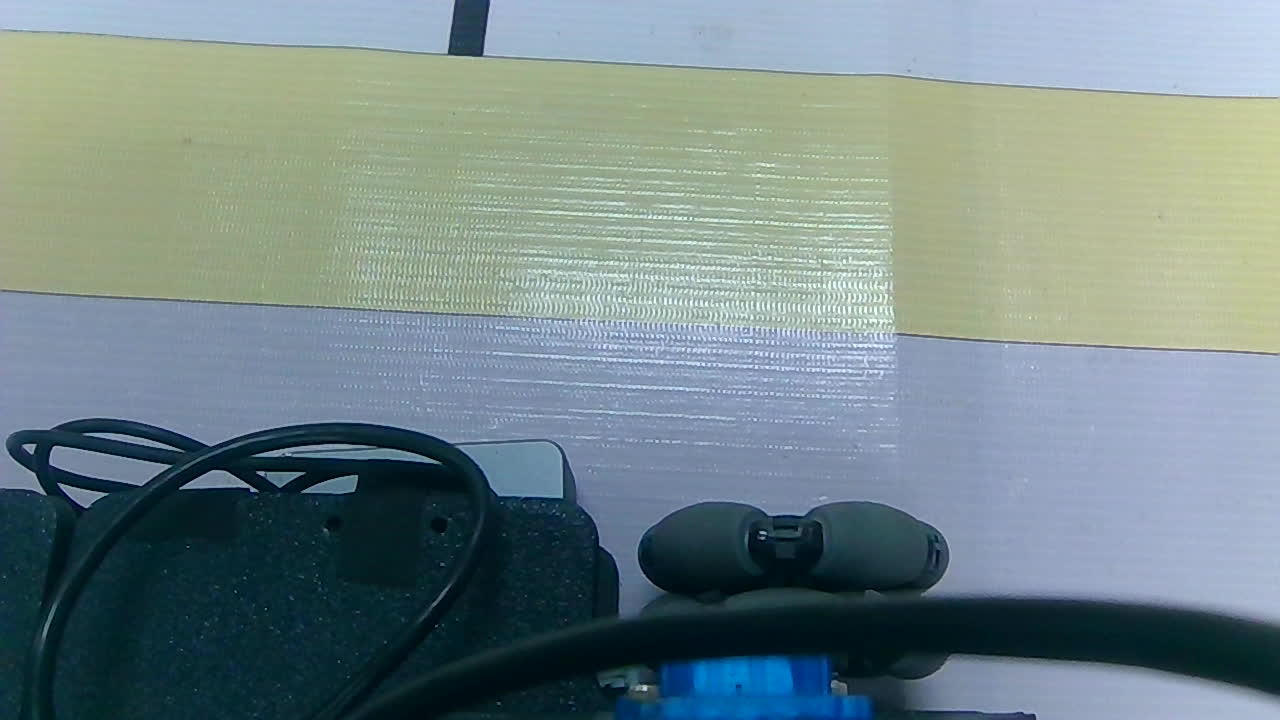
#> input picture photo.jpg, 1280 x 720 px, given in place of the camera
$ python opencv.py
#> lines starting #> are read from the running program, lines starting #| are printed output that depends on the picture; after the words box and inside, x2 and y2 are one past the last pixel; in counts of white or black regions, pixels touching at a corner belong together
import cv2
import numpy as np
import serial
import time
import math

# 初始化串口通信
# [4 lines left out: function init_serial, not called in this run]

# 初始化摄像头
def init_camera(camera_id=0):
#> in main, frame is the input picture: shape (720, 1280, 3); mean B, G, R 136.9, 135, 116.7
    return cv2.VideoCapture(camera_id)

# 图像处理和直线检测
def process_frame(frame, left_lower_hsv, left_upper_hsv, right_lower_hsv, right_upper_hsv, kernel):
    height, width = frame.shape[:2]
    x1, y1, x2, y2 = width // 4, height // 3, 3 * width // 4, 3 * height // 4

    # 截取ROI区域
    roi = frame[y1:y2, x1:x2]
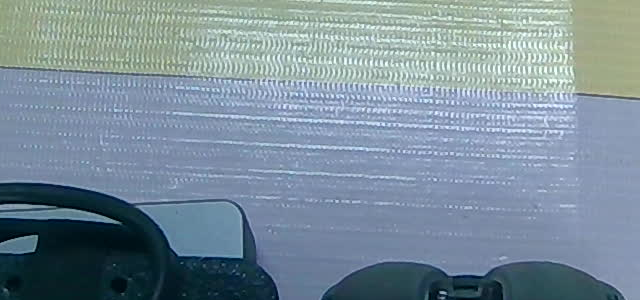
#> roi: shape (300, 640, 3); mean B, G, R 154.5, 141.8, 122.7

    # 将图像从BGR转换为HSV
    hsv_image = cv2.cvtColor(frame, cv2.COLOR_BGR2HSV)
#> hsv_image: shape (720, 1280, 3); mean H, S, V 82.6, 93.9, 147.7

    # 创建左右颜色掩膜
    left_mask = cv2.inRange(hsv_image, left_lower_hsv, left_upper_hsv)
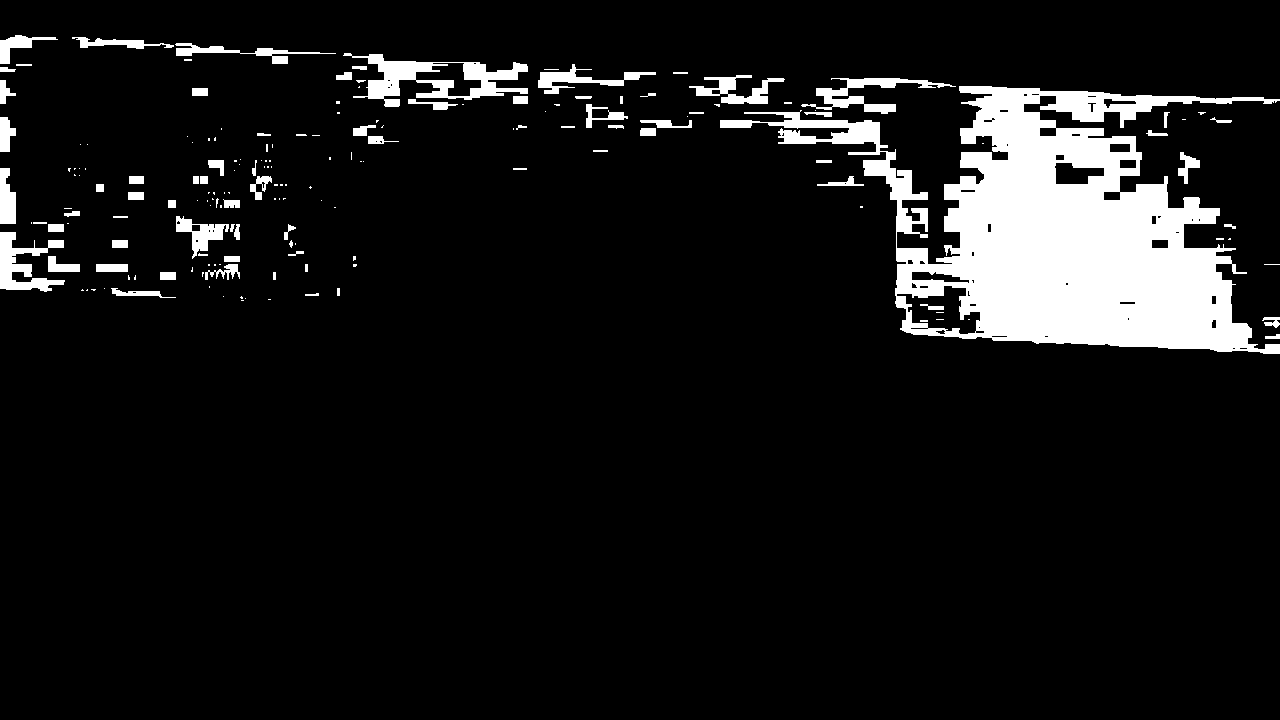
#> left_mask: shape (720, 1280); 8.9% white; 178 white regions (99 under 20 px), largest, box (x1, y1, x2, y2) and area: (720, 86, 1280, 354) 61889, (343, 53, 528, 107) 3616, (0, 232, 65, 292) 1755
    right_mask = cv2.inRange(hsv_image, right_lower_hsv, right_upper_hsv)
#> right_mask: shape (720, 1280); 5.3% white; 94 white regions (57 under 20 px), largest, box (x1, y1, x2, y2) and area: (271, 134, 895, 314) 44745, (320, 48, 751, 72) 977, (524, 133, 576, 144) 354

    # 使用掩膜分割颜色区域
    left_result = cv2.bitwise_and(frame, frame, mask=left_mask)
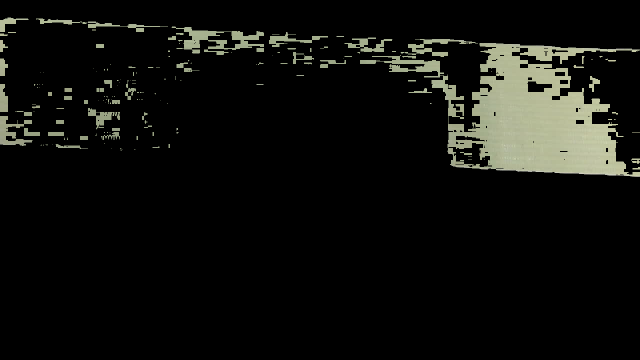
#> left_result: shape (720, 1280, 3) (shown at 1/2 size); mean B, G, R 13.3, 16.2, 15.7
    right_result = cv2.bitwise_and(frame, frame, mask=right_mask)
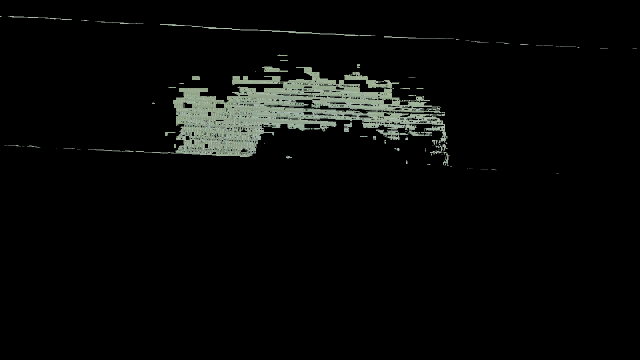
#> right_result: shape (720, 1280, 3) (shown at 1/2 size); mean B, G, R 7.9, 9, 8.1

    # 合并左右分割结果
    combined_result = cv2.addWeighted(left_result, 1, right_result, 1, 0)

    # 去除噪点 - 应用开运算
    combined_result = cv2.morphologyEx(combined_result, cv2.MORPH_OPEN, kernel)

    # 二值化
    _, combined_result = cv2.threshold(combined_result, 127, 255, cv2.THRESH_BINARY)
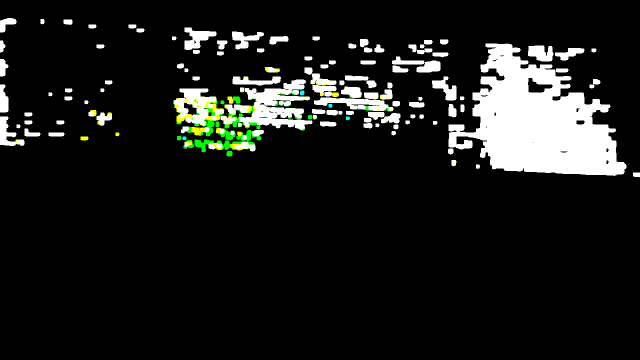
#> combined_result: shape (720, 1280, 3) (shown at 1/2 size); mean B, G, R 26.1, 28.2, 26.9

    # 检测边缘
    edges = cv2.Canny(roi, 50, 150, apertureSize=3)
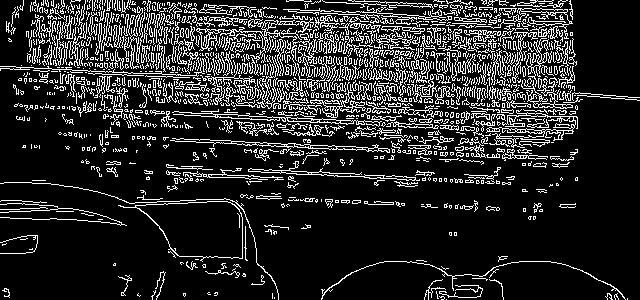
#> edges: shape (300, 640); 16.1% white in thin lines or dots

    # 霍夫变换检测直线
    lines = cv2.HoughLinesP(edges, 1, np.pi / 180, threshold=130, minLineLength=50, maxLineGap=200)
#> lines = 86 rows, first 6: [6, 66, 636, 99], [14, 106, 562, 135], [59, 134, 563, 160], [0, 68, 582, 99], [6, 26, 574, 56], [30, 55, 639, 97]

    return roi, combined_result, edges, lines

# 发送斜率数据到串口
# [38 lines left out: functions send_slope_data, capture_and_process, not called in this run]

# 主函数
def main():
    # 初始化串口和摄像头
    # ser = init_serial('COM6', 9600)  # 根据实际串口号设置
    cap = init_camera(0)
    flag=0
    # HSV颜色范围
    left_lower_hsv = np.array([20, 10, 100])
    left_upper_hsv = np.array([40, 50, 255])
    right_lower_hsv = np.array([50, 10, 50])
    right_upper_hsv = np.array([70, 50, 200])

    # 定义结构元素
    kernel = cv2.getStructuringElement(cv2.MORPH_ELLIPSE, (8, 8))

    while True:
        ret, frame = cap.read()
        if not ret:
            return

        # 处理图像，检测直线
        roi, combined_result, edges, lines = process_frame(frame, left_lower_hsv, left_upper_hsv, right_lower_hsv, right_upper_hsv, kernel)
        # if lines is not None:
        #     send_slope_data(ser, lines, roi)


        # 显示结果
        cv2.imshow('Combined Result', combined_result)
        cv2.imshow('Edges', edges)
        cv2.imshow('Detected Lines', frame)


        # 读取串口接收到的数据
        # if ser.in_waiting > 0:
        #     # 读取串口接收到的字符
        #     flag = ser.read().decode('utf-8')

        # 当接收到字符 'a' 时开始运行图像处理
        if flag == 'a':
            print("Received 'a', starting image processing...")
            # [9 lines of commented-out code are left out]
        if cv2.waitKey(1) & 0xFF == ord('q'):
#> (key q is pressed here)
            break

    # 关闭串口和摄像头
    # ser.close()
    cap.release()
    cv2.destroyAllWindows()

if __name__ == '__main__':
    main()


# import cv2
# import numpy as np

# # 初始化摄像头
# cap = cv2.VideoCapture(0)

# # 设置字体
# font = cv2.FONT_HERSHEY_SIMPLEX

# # 定义 HSV 范围用于颜色分割（这里以左右颜色为例）
# # 左边颜色范围（根据实际图像调整）
# left_lower_hsv = np.array([20, 10, 100])  # 最小HSV值
# left_upper_hsv = np.array([40, 50, 255])  # 最大HSV值

# # 右边颜色范围（根据实际图像调整）
# right_lower_hsv = np.array([50, 10, 50])  # 最小HSV值
# right_upper_hsv = np.array([70, 50, 200])  # 最大HSV值

# # 定义结构元素
# kernel = cv2.getStructuringElement(cv2.MORPH_ELLIPSE, (9, 9))
# while True:
#     # 读取摄像头帧
#     ret, frame = cap.read()
#     if not ret:
#         break

#     # 将图像从BGR转换为HSV
#     hsv_image = cv2.cvtColor(frame, cv2.COLOR_BGR2HSV)

#     # 创建左右颜色掩膜
#     left_mask = cv2.inRange(hsv_image, left_lower_hsv, left_upper_hsv)
#     right_mask = cv2.inRange(hsv_image, right_lower_hsv, right_upper_hsv)

#     # 使用掩膜分割颜色区域
#     left_result = cv2.bitwise_and(frame, frame, mask=left_mask)
#     right_result = cv2.bitwise_and(frame, frame, mask=right_mask)

#     # 合并左右分割结果
#     combined_result = cv2.addWeighted(left_result, 1, right_result, 1, 0)

#     # 计算左右部分的平均HSV值
#     # left_hsv_mean = cv2.mean(cv2.cvtColor(left_result, cv2.COLOR_BGR2HSV), mask=left_mask)[:3]
#     # right_hsv_mean = cv2.mean(cv2.cvtColor(right_result, cv2.COLOR_BGR2HSV), mask=right_mask)[:3]

#     # 将HSV值转换为字符串，便于在图像上显示
#     # left_hsv_text = f"Left HSV: H={left_hsv_mean[0]:.2f}, S={left_hsv_mean[1]:.2f}, V={left_hsv_mean[2]:.2f}"
#     # right_hsv_text = f"Right HSV: H={right_hsv_mean[0]:.2f}, S={right_hsv_mean[1]:.2f}, V={right_hsv_mean[2]:.2f}"

#     # 在图像上显示左右部分的HSV值
#     # cv2.putText(combined_result, left_hsv_text, (10, 30), font, 0.7, (0, 255, 0), 2, cv2.LINE_AA)
#     # cv2.putText(combined_result, right_hsv_text, (frame.shape[1] // 2 + 10, 30), font, 0.7, (0, 255, 0), 2, cv2.LINE_AA)

#     #打印hsv
#     # print(left_hsv_text)
#     # print('\r\n')
#     # print(right_hsv_text)
#     # 显示处理后的图像


#     # 二值化
#     _, combined_result = cv2.threshold(combined_result, 127, 255, cv2.THRESH_BINARY)

#     # 去除噪点 - 应用开运算
#     combined_result = cv2.morphologyEx(combined_result, cv2.MORPH_OPEN, kernel)

#     # 检测边缘
#     edges = cv2.Canny(combined_result, 50, 150, apertureSize=3)

#     # 霍夫变换检测直线
#     lines = cv2.HoughLines(edges, 1, np.pi / 180, threshold=150)

#     # 绘制检测到的直线并计算斜率
#     if lines is not None:
#         for rho, theta in lines[:, 0]:
#             # 计算直线的两个点
#             a = np.cos(theta)
#             b = np.sin(theta)
#             x0 = a * rho
#             y0 = b * rho
#             x1 = int(x0 + 1000 * (-b))
#             y1 = int(y0 + 1000 * (a))
#             x2 = int(x0 - 1000 * (-b))
#             y2 = int(y0 - 1000 * (a))

#             # 计算斜率
#             if x2 - x1 != 0:
#                 slope = (y2 - y1) / (x2 - x1)
#                 print(f"Slope: {slope:.2f}")

#             # 在原图上绘制直线
#             cv2.line(frame, (x1, y1), (x2, y2), (0, 255, 0), 2)

#     # 显示结果
#     cv2.imshow('Combined Result', combined_result)
#     cv2.imshow('Edges', edges)
#     cv2.imshow('Detected Lines', frame)

#     # 按 'q' 键退出
#     if cv2.waitKey(1) & 0xFF == ord('q'):
#         break

# # 释放摄像头和关闭窗口
# cap.release()
# cv2.destroyAllWindows()

$ run again, on 1245.png
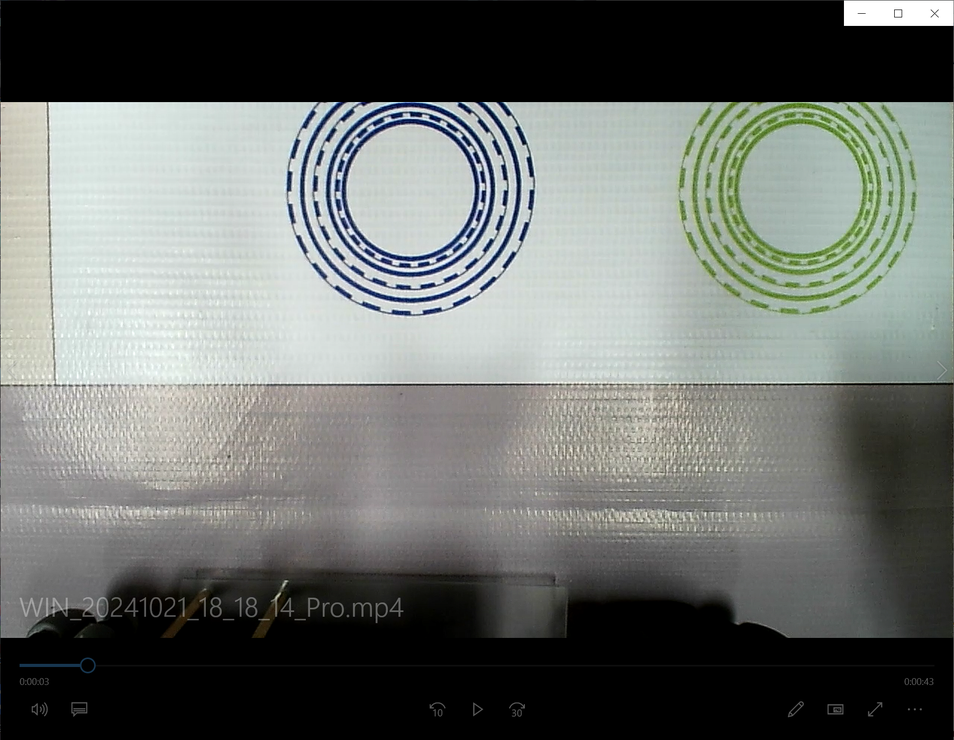
#> input picture 1245.png, 954 x 740 px, shrunk from 1803 x 1399 before the run, given in place of the camera
#> in main, frame is the input picture: shape (740, 954, 3); mean B, G, R 108.6, 112.2, 108.3
#> hsv_image: shape (740, 954, 3); mean H, S, V 42.7, 16.9, 113.6
#> in process_frame, `left_mask = cv2.inRange(hsv_image, left_lower_hsv, left_upper_hsv)`:
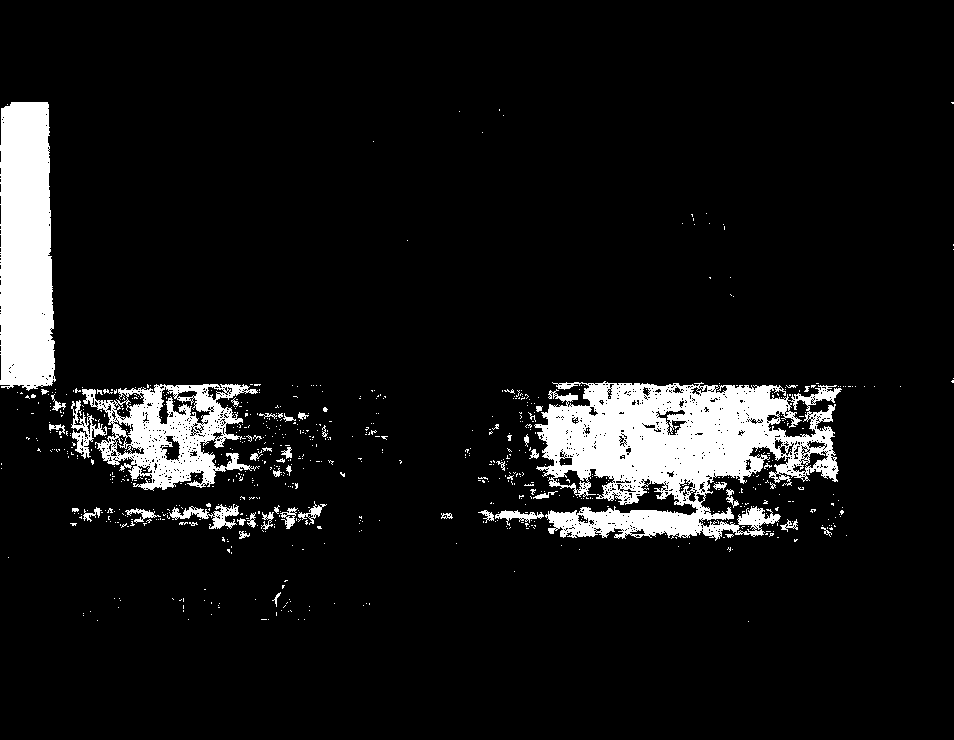
#> left_mask: shape (740, 954); 8.1% white; 745 white regions (693 under 20 px), largest, box (x1, y1, x2, y2) and area: (534, 381, 842, 541) 28488, (0, 102, 56, 391) 14331, (82, 384, 260, 491) 8709
#> right_mask: shape (740, 954); 2.6% white; 766 white regions (697 under 20 px), largest, box (x1, y1, x2, y2) and area: (650, 102, 921, 330) 6033, (697, 102, 841, 294) 2804, (833, 102, 900, 269) 1641
#> in process_frame, `edges = cv2.Canny(roi, 50, 150, apertureSize=3)`:
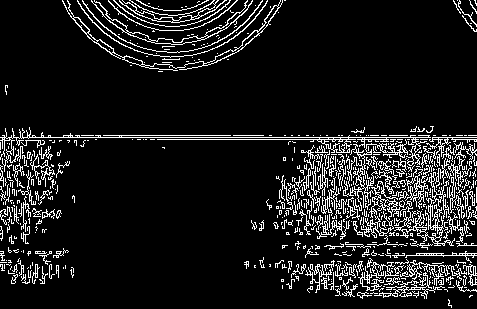
#> edges: shape (309, 477); 10.8% white in thin lines or dots
#> in process_frame, `lines = cv2.HoughLinesP(edges, 1, np.pi / 180, threshold=130, minLineL..`: lines = [[0, 137, 476, 137], [2, 139, 476, 139], [2, 135, 476, 135], [294, 152, 474, 152], [305, 255, 476, 255]]

$ run again, on 2222.png
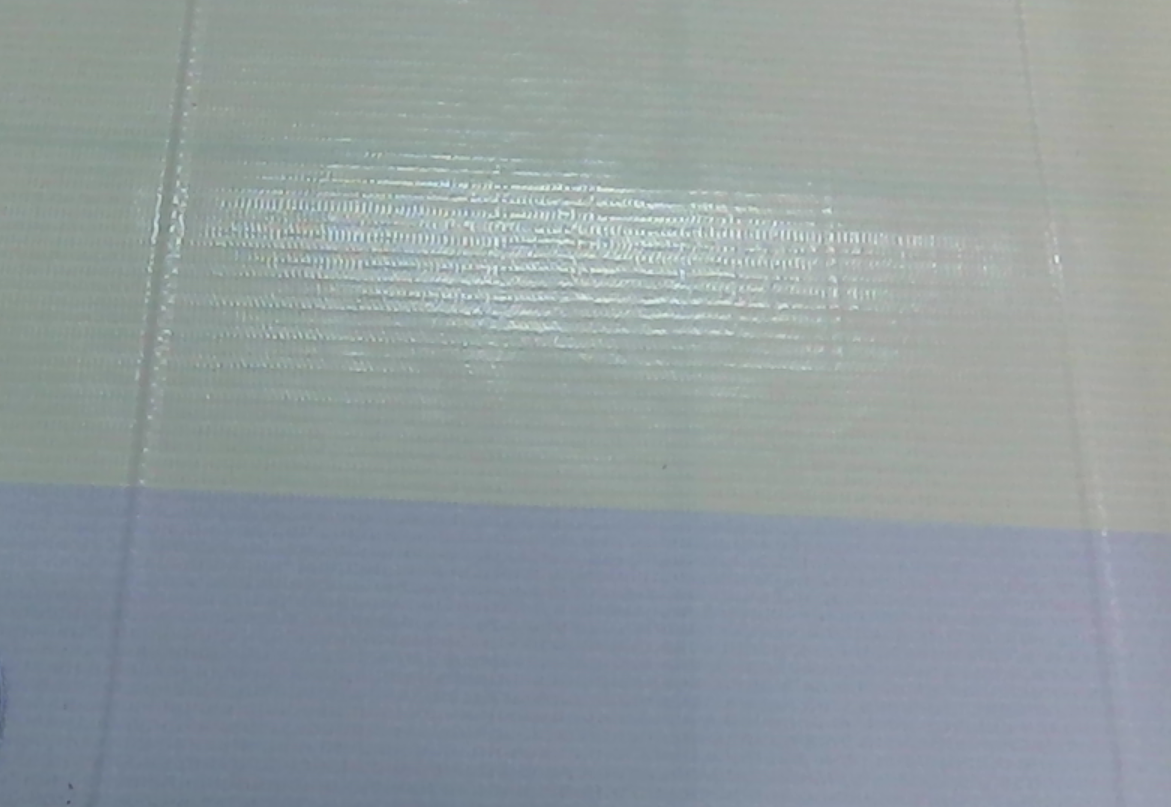
#> input picture 2222.png, 1171 x 807 px, given in place of the camera
#> in main, frame is the input picture: shape (807, 1171, 3); mean B, G, R 158.7, 155.8, 145.5
#> hsv_image: shape (807, 1171, 3); mean H, S, V 84, 27.1, 161.9
#> in process_frame, `left_mask = cv2.inRange(hsv_image, left_lower_hsv, left_upper_hsv)`:
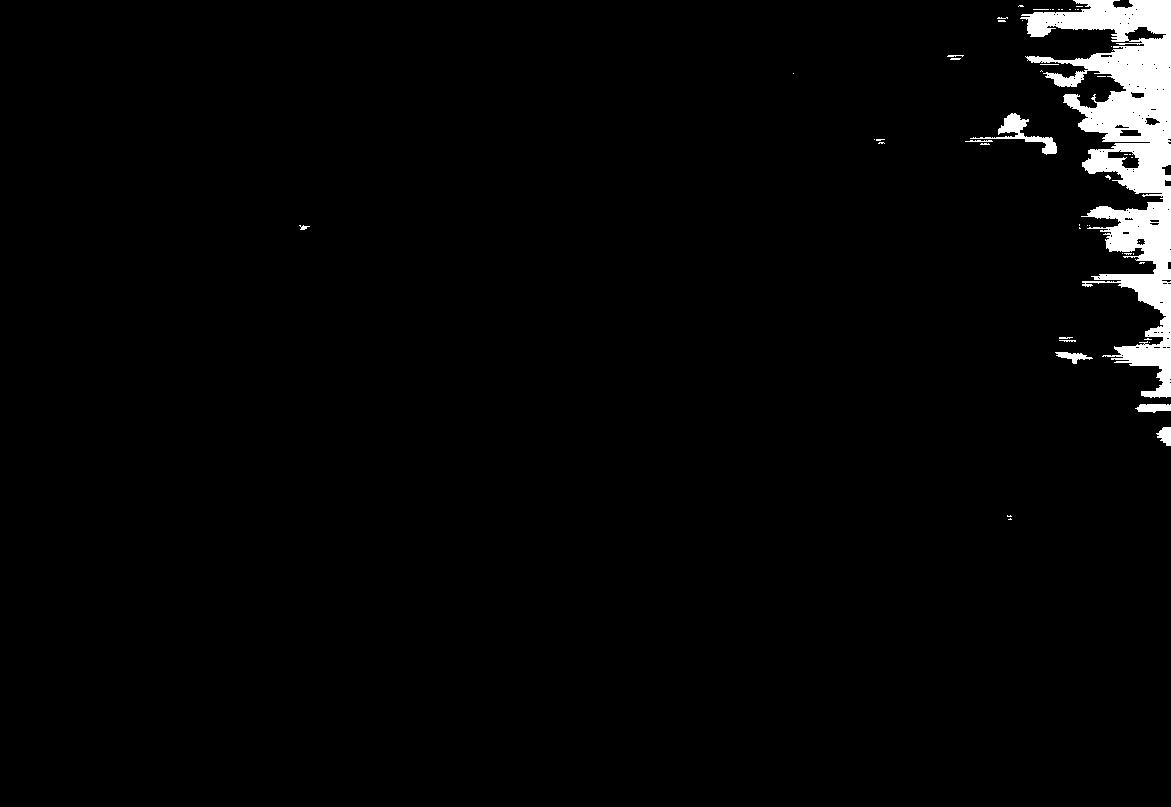
#> left_mask: shape (807, 1171); 2.5% white; 50 white regions (39 under 20 px), largest, box (x1, y1, x2, y2) and area: (1020, 0, 1171, 398) 21724, (970, 113, 1057, 155) 816, (1135, 404, 1171, 413) 249
#> right_mask: shape (807, 1171); 4.8% white; 1850 white regions (1716 under 20 px), largest, box (x1, y1, x2, y2) and area: (0, 0, 418, 136) 17348, (565, 3, 799, 87) 4559, (823, 387, 904, 439) 1208
#> in process_frame, `edges = cv2.Canny(roi, 50, 150, apertureSize=3)`:
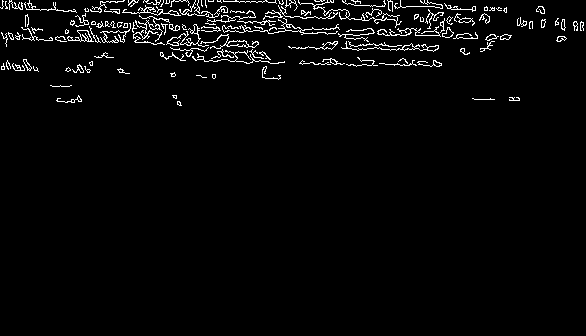
#> edges: shape (336, 586); 3% white in thin lines or dots, all inside (x1, y1, x2, y2) = (0, 0, 584, 106)
#> in process_frame, `lines = cv2.HoughLinesP(edges, 1, np.pi / 180, threshold=130, minLineL..`: lines = [[0, 7, 583, 28], [25, 22, 560, 41], [3, 6, 582, 26], [25, 19, 566, 38], [25, 21, 564, 40], [3, 38, 488, 46], [2, 1, 427, 1], [6, 39, 488, 48], [2, 4, 583, 24], [6, 42, 484, 50]]
